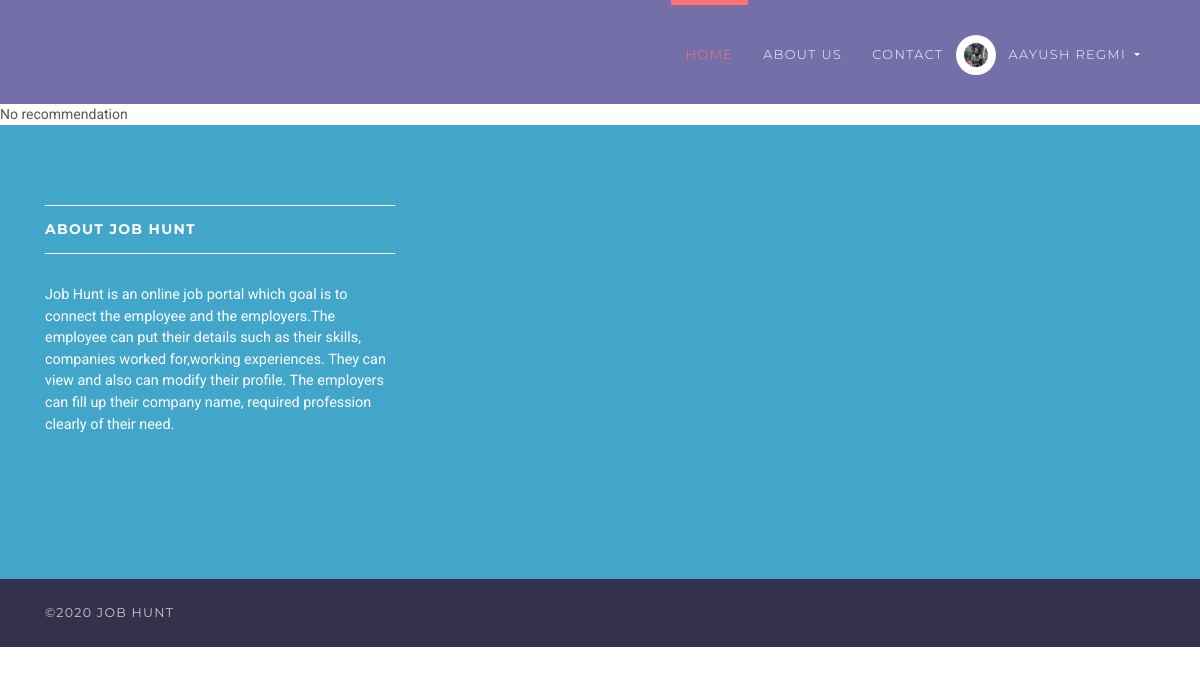
Page /recommended (signed in) on the committed database.
### jobsapp/models.py (models this page shows, shortened)
class User(AbstractUser):
    username = None
    role = models.CharField(max_length=12, error_messages={
        'required': "Role must be provided"
    })
    gender = models.CharField(max_length=10, blank=True, null=True, default="")
    email = models.EmailField(unique=True, blank=False,
                              error_messages={
                                  'unique': "A user with that email already exists.",
                              })
    USERNAME_FIELD = "email"
    REQUIRED_FIELDS = []
    objects = UserManager()

class Profile(models.Model):
    user = models.OneToOneField(User, on_delete=models.CASCADE)
    title = models.CharField(max_length=300)
    location = models.CharField(max_length=150)
    type = models.CharField(choices=JOB_TYPE, max_length=10)
    work_experience = models.IntegerField(default=0)
    category = models.CharField(max_length=100)
    emailContact = models.CharField(max_length=100, default="")
    skill1 = models.CharField(max_length=100)
    skill2 = models.CharField(max_length=100)
    skill3 = models.CharField(max_length=100, blank=True)
    skill4 = models.CharField(max_length=100, blank=True)
    about_me = models.TextField()
    images = models.ImageField(upload_to='employeeProfiles', default='default.jpg')

### jobsapp/views/employee.py (the view, shortened to what this page needs)
# urls.py: path('recommended', employee.recommendJob, name='recommended'),
def recommendJob(request):
    name=request.user.first_name
    connection = sqlite3.connect("db.sqlite3")
    with connection:
        cursor = connection.execute("SELECT id FROM jobsapp_user where first_name=?", (name,))
        dict = (cursor.fetchall())
        userid = dict[0][0]
    with connection:
        newcur=connection.execute("SELECT * FROM jobsapp_profile where user_id=?", (userid,))
        profile_detais=(newcur.fetchall())
        user_job_title=profile_detais[0][1]
        user_skill=[]
        if not profile_detais[0][7]=="":
            user_skill.append(profile_detais[0][7])
        if not profile_detais[0][8]=="":
            user_skill.append(profile_detais[0][8])
        if not profile_detais[0][9]=="":
            user_skill.append(profile_detais[0][9])
        if not profile_detais[0][10]=="":
            user_skill.append(profile_detais[0][10])
    with connection:
        applicnt=connection.execute("select * from  jobsapp_applicant")
        data_applicant=applicnt.fetchall()
    with connection:
        cur_employer=connection.execute("SELECT * from jobsapp_job")
        jobs = cur_employer.fetchall()
        cosine_sim = {}
        employer_id=0
        job_applied=0
        for job in jobs:
            job_details_title=job[1]
        try:
            job_id_to_use = (max(cosine_sim.keys(), key=(lambda k: cosine_sim[k])))
            employer_id = int(job_id_to_use)
            job_emp_cur = connection.execute("SELECT * from jobsapp_job where id=?", (job_id_to_use,))
            data_to_render = job_emp_cur.fetchall()[0]
            for data_app in data_applicant:
                if data_app[2] == employer_id and data_app[3] == userid:
                    job_applied = True
            data_job_list=data_to_render+(job_applied,)
            data_job = {i: data_job_list[i] for i in range(0, len(data_job_list))}
            return render(request,"jobs/employee/recommend.html",{"recommended_job":data_job})
        except:
            return render(request,"jobs/employee/recommend.html")

### templates/jobs/employee/recommend.html (shortened to what this page needs)
{% extends 'base.html' %}
{% load static %}
{% load is_already_applied %}
{% block content %}
{% if recommended_job %}
    <section class="bg-light-gray">
        <div class="container">
            <h1 class="heading">{{ recommended_job.1 }}<br>
                <small>at <a href="#"> {{ recommended_job.12 }}</a></small>
            </h1>
            <div class="job-detail-description"><i class="fa fa-map-marker job__location"> </i>
                {{ recommended_job.3 }} | Posted {{ recommended_job.15 }} |
                {% if recommended_job.4 == '1' %}
                    <span class="badge featured-badge badge-success">Full time</span>
                {% elif recommended_job.4 == '2' %}
                    <span class="badge featured-badge badge-primary">Part time</span>
                {% else %}
                    <span style="color: #ffffff;" class="badge featured-badge badge-warning">Internship</span>
                {% endif %}
            </div>
        </div>
    </section>
    <section>
        <div class="container">
            <div class="row">
                <div class="col-lg-8">
                    <h3>Category: {{ recommended_job.5 }}</h3>
                    <h4 class="text-info">Skills Required: *{{recommended_job.7}} *{{recommended_job.8}} *{{recommended_job.9}} *{{recommended_job.10}}</h4>
                    <h5>Last date: {{ recommended_job.6 }}</h5>
                    <h5 class="text-info">Salary: Negotiable</h5>
                    <blockquote class="blockquote">
                        <p>{{ recommended_job.2 }}</p>
                    </blockquote>
                    <div class="job-detail__apply-bottom">
                        {% if request.user.is_authenticated %}
                            {% if recommended_job.18 %}
                                <input type="button" class="btn btn-outline-white-primary" value="Already applied"/>
                            {% else %}
                                <form action="{% url 'jobs:apply-job' recommended_job.0 %}" method="post">
                                    {% csrf_token %}
                                    <input type="hidden" name="job" value="{{ recommended_job.0 }}">
                                    <input type="submit" class="btn btn-outline-white-primary"
                                           value="Apply for this job"/>
                                </form>
                            {% endif %}
                        {% else %}
                            <form action="{% url 'jobs:apply-job' recommended_job.0 %}" method="post">
                                {% csrf_token %}
                                <input type="hidden" name="job" value="{{ recommended_job.0 }}">
                                <input type="submit" class="btn btn-outline-white-primary"
                                       value="Apply for this job"/>
                            </form>
                        {% endif %}
                    </div>
                </div>
                <div class="col-lg-1"></div>
                <div class="col-lg-3">
                    <h4>About {{ recommended_job.12 }}</h4>
                    <p class="job-detail__company-description">{{ recommended_job.13 }}</p>
                    <p class="job-detail__social social social--outline">
                        <a href="{{ job.website }}" data-toggle="tooltip" data-placement="top" title="Website"
                           class="link">
                            <i class="fa fa-link"></i>
                        </a>
                        <a href="#" data-toggle="tooltip" data-placement="top" title="Twitter" class="twitter">
                            <i class="fa fa-twitter"></i>
                        </a>
                        <a href="#" data-toggle="tooltip" data-placement="top" title="Facebook" class="facebook">
                            <i class="fa fa-facebook"></i>
                        </a>
                    </p>
                    <div class="job-detail__apply-top">
                        {% if recommended_job.18 %}
                            <input type="button" class="btn btn-outline-white-primary" value="Already applied"/>
                        {% else %}
                            <form action="{% url 'jobs:apply-job' recommended_job.0 %}" method="post">
                                {% csrf_token %}
                                <input type="hidden" name="job" value="{{ recommended_job.0}}">
                                <input type="submit" class="btn btn-outline-white-primary" value="Apply for this job"/>
                            </form>
                        {% endif %}
                    </div>
                </div>
            </div>
        </div>
    </section>
{% else %}
No recommendation
{% endif %}
{% endblock %}

### templates/base.html (shortened to what this page needs)
{% load static %}
<!DOCTYPE html>
<html>
<head>
    <link rel="stylesheet"
          href="{% static 'vendor/bootstrap/css/bootstrap.min.css' %}">
    <link rel="stylesheet"
          href="{% static 'vendor/font-awesome/css/font-awesome.min.css' %}">
    <link rel="stylesheet"
          href="{% static 'vendor/owl.carousel/assets/owl.carousel.css' %}">
    <link rel="stylesheet"
          href="{% static 'vendor/owl.carousel/assets/owl.theme.default.css' %}">
    <link rel="stylesheet" href="{% static 'css/style.default.css' %}"
          id="theme-stylesheet">
    <link rel="stylesheet" href="{% static 'css/custom.css' %}">
</head>
<body>
<header class="header">
    <nav class="navbar navbar-expand-lg">
        <div class="container">
            <div id="navbarSupportedContent" class="collapse navbar-collapse">
                <ul class="navbar-nav ml-auto">
                    <li class="nav-item active">
                        <a href="/" class="nav-link">Home <span class="sr-only">(current)</span></a>
                    </li>
                    <li class="nav-item">
                        <a href="#" class="nav-link">About Us</a>
                    </li>
                    <li class="nav-item">
                        <a href="#" class="nav-link">Contact</a>
                    </li>
                    {% if request.user.is_authenticated and request.user.role == 'employer' %}
                        <li class="nav-item dropdown">
                            <a id="clientZone" href="#" data-toggle="dropdown"
                               aria-haspopup="true" aria-expanded="false"
                               class="nav-link dropdown-toggle has-img mb-3 mb-lg-0 mt-3 mt-lg-0">
                                <div class="client-menu-image">
                                    <div class="inner">
                                        <img src="{% static 'img/avatar.png' %}"
                                             alt="company image"
                                             class="img-fluid">
                                    </div>
                                </div>
                                {% if request.user.role == 'employee' %}
                                    {{ request.user.first_name }} {{ request.user.last_name }}
                                {% else %}
                                    {{ request.user.first_name }}
                                {% endif %}
                            </a>
                            <div aria-labelledby="clientZone" class="dropdown-menu">
                                <a href="{% url 'jobs:employer-dashboard' %}" class="dropdown-item">Dashboard</a>
                                <a href="{% url 'jobs:employer-all-applicants' %}" class="dropdown-item">Applicants </a>
                                <a href="{% url 'jobs:employer-jobs-create' %}" class="dropdown-item">Post a new
                                    job </a>
                                <a href="{% url 'jobs:logout' %}" class="dropdown-item">Logout</a>
                            </div>
                        </li>
                    {% elif request.user.is_authenticated and request.user.role == 'employee' %}
                        <li class="nav-item dropdown">
                            <a id="clientZone" href="#" data-toggle="dropdown"
                               aria-haspopup="true" aria-expanded="false"
                               class="nav-link dropdown-toggle has-img mb-3 mb-lg-0 mt-3 mt-lg-0">
                                <div class="client-menu-image">
                                    <div class="inner">
                                        <img class="rounded-circle account-img" src="{{ user.profile.images.url }}"
                                             alt="company image"
                                             class="img-fluid">
                                    </div>
                                </div>
                                {% if request.user.role == 'employee' %}
                                    {{ request.user.first_name }} {{ request.user.last_name }}
                                {% else %}
                                    {{ request.user.first_name }}
                                {% endif %}
                            </a>
                        </li>
                    {% endif %}
                </ul>
            </div>
        </div>
    </nav>
</header>
<div>
    {% block content %} {% endblock %}
</div>
<footer class="footer">
    <div class="footer__block">
        <div class="container">
            <div class="row">
                <div class="col-lg-4 col-md-12 mb-5">
                    <h4 class="h5">About Job Hunt</h4>
                    <p> Job Hunt is an online job portal which goal is to connect the employee and the employers.The employee can put their details such as their skills, companies worked for,working experiences.
                        They can view and also can modify their profile. The employers can fill up their company name, required profession clearly of their need.</p>
                </div>
            </div>
        </div>
    </div>
    <div class="footer__copyright">
        <div class="container">
            <div class="row">
                <div class="col-md-6 text-md-left text-center">
                    <p>&copy;2020 Job Hunt</p>
                </div>
            </div>
        </div>
    </div>
</footer>
</body>
</html>

### static/css/style.default.css (style rules this page uses)
html { height:100% }
body { height:100% }
header { z-index:1000 }
a,button { -webkit-transition:all .2s ease-out;transition:all .2s ease-out }
.header { width:100% }
.navbar { text-transform:uppercase;letter-spacing:0.1em;background:#746EA9;padding-top:0 !important;padding-bottom:0 !important }
.navbar a { font-family:"Montserrat",Helvetica,Arial,sans-serif }
.navbar ul.navbar-nav>li>a:not(.navbar-btn) { color:#fff;font-weight:300;font-family:"Montserrat",Helvetica,Arial,sans-serif;font-size:0.8rem }
@media (min-width: 992px) { .navbar ul.navbar-nav>li>a:not(.navbar-btn) { border-top:5px solid transparent;padding:40px 15px !important;color:#fff;font-weight:300 } }
@media (min-width: 992px) { .navbar ul.navbar-nav>li.active>a,.navbar ul.navbar-nav>li.show>a { text-decoration:none !important;border-top-color:#ff7473;color:#ff7473 } }
#clientZone.has-img { position:relative;padding-left:50px !important;border-color:transparent !important }
.client-menu-image { display:inline-block;width:40px;height:40px;line-height:50px;-ms-flex-line-pack:center;align-content:center;border-radius:50%;background:#fff;position:absolute;top:50%;left:-3px;-webkit-transform:translateY(-50%);transform:translateY(-50%) }
.client-menu-image .inner { width:100%;height:100%;display:-webkit-box;display:-ms-flexbox;display:flex;-webkit-box-align:center;-ms-flex-align:center;align-items:center;-webkit-box-pack:center;-ms-flex-pack:center;justify-content:center }
.client-menu-image img { width:60% }
.footer__block { background:#41A6CA;padding:80px 0 }
.footer__block h4 { border-top:solid 1px #fff;border-bottom:solid 1px #fff;padding:15px 0;margin-bottom:30px;color:#fff;text-transform:uppercase;letter-spacing:0.08rem }
.footer__block p { color:#fff;font-size:0.9rem }
.footer__copyright { background:#34314c;color:#ccc;padding:20px 0;font-size:.7875rem;line-height:28px;font-family:"Montserrat",Helvetica,Arial,sans-serif;text-transform:uppercase;letter-spacing:0.1em }
.footer__copyright p { margin:0 }
.navbar { padding:.5rem 1rem }
body { font-family:"Roboto",Helvetica,Arial,sans-serif;font-size:.875rem;font-weight:400;line-height:1.5;color:#555;background-color:#fff }
a { color:#ff7473;text-decoration:none }
h1,h2,h3,h4,h5,h6,.h1,.h2,.h3,.h4,.box-simple h3,.box-image .name h3,.box-image-text .top .name h3,.box-image-text .top .name h4,.h5,.h6 { margin-bottom:1rem;font-family:"Montserrat",Helvetica,Arial,sans-serif;font-weight:700;line-height:1.2;color:#555;text-transform:uppercase;letter-spacing:0.1em }
h4,.h4,.box-simple h3,.box-image .name h3,.box-image-text .top .name h3,.box-image-text .top .name h4 { font-size:1.0675rem }
h5,.h5 { font-size:.875rem }

### rows in the picture
User: profile.images (picture), user.first_name "AAYUSH", user.last_name "REGMI"
